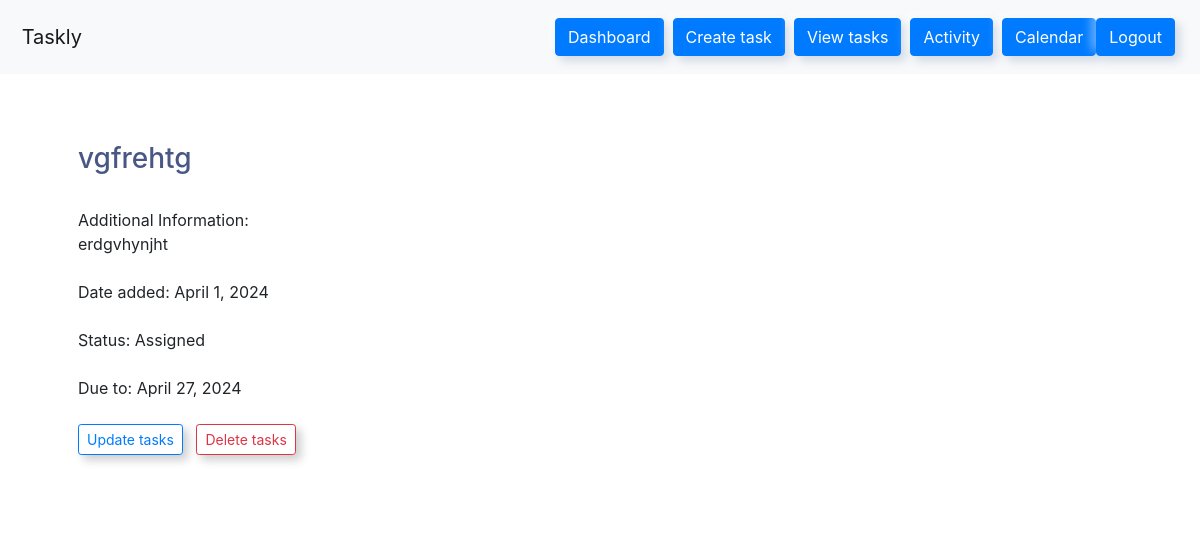
Page /en/view-task/30/ (signed in) on the committed database.
### todo/models.py (models this page shows, shortened)
class Task(models.Model):
    STATUS_CHOICES = [
        ('option1','Assigned'),
        ('option2','In progress'),
        ('option3','Done'),
    ]
    title = models.CharField(max_length=100, null=True)
    content = models.CharField(max_length=1000, null=True, blank=True)
    date_posted = models.DateTimeField(auto_now_add=True, null=True)
    date_end = models.DateTimeField(null=True)
    do_to = models.DateTimeField(null=True)
    status = models.CharField(max_length=100, null=True, choices=STATUS_CHOICES)
    user = models.ForeignKey(User, max_length=18, on_delete=models. CASCADE, null=True)

### todo/views.py (the view)
# urls.py: path('view-task/<int:task_id>/', views.viewTask, name="view-task"),
@login_required(login_url='my-login')
def viewTask(request, task_id):
    instance = get_object_or_404(Task, pk=task_id)
    form = CreateTaskForm(request.POST or None, instance=instance)
    context = {
        'instance': instance,
        'form': form
    }
    return render(request, 'profile/view-task.html', context)

### templates/profile/view-task.html (shortened to what this page needs)
{% load i18n %}
{% block content %}
<head>
  <link rel="stylesheet" type="text/css" href="https://bootswatch.com/5/morph/bootstrap.min.css">
</head>
{%include 'profile/base.html'%}
<form method="post">
  <div class="container bg-white shadow-md p-5 form-layout" style="margin-top:20px;">
    <h3> {{instance.title}} </h3>
    <br>
    {% trans "Additional Information:" %}
    <br>
    {{ instance.content }}
    <br> <br>
    {% trans "Date added:" %}  {{instance.date_posted|date:"F j, Y"}}
    <br> <br>
    {% trans "Status:" %}  {{instance.get_status_display}}
    <br> <br>
    {% trans "Due to:" %}  {{ instance.do_to|date:"F j, Y" }}
    <br> <br>
    <a class="btn btn-outline-primary navbar-btn btn-sm" type="button" href="{% url 'update-task' instance.id %}">{% trans "Update tasks" %}</a>
    <a class="btn btn-outline-danger navbar-btn btn-sm" type="button" href="{% url 'delete-task' instance.id %}">{% trans "Delete tasks" %}</a>
    <br> <br>
</div>
</form>
{% endblock %}

### templates/profile/view-task.html (style rules this page uses)
.form-layout { border-radius: 10px; width: 500px; margin: auto; }

### templates/profile/base.html (style rules this page uses)
div { margin-top: 10px; margin-bottom: 10px; }

### rows in the picture
Task: title "vgfrehtg", content "erdgvhynjht", date_posted "April 1, 2024", status "Assigned", do_to "April 27, 2024"
